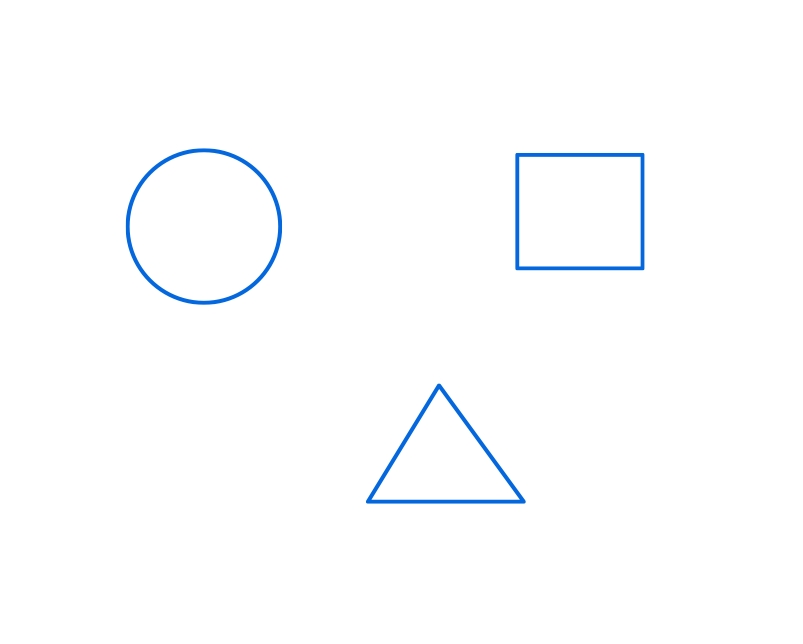
#> input picture Homework9/partB/items.jpg, 803 x 644 px
$ jupyter execute --allow-errors partB-1.ipynb
#> lines starting #> are read from the running program, lines starting #| are printed output that depends on the picture; after the words box and inside, x2 and y2 are one past the last pixel; in counts of white or black regions, pixels touching at a corner belong together
## 1st pic

The first picture is my kitty, A four-month-old british shorthair boy

[cell 1]
import cv2
import imutils
from PIL import Image
from IPython.display import display

image = cv2.imread("kitty11.jpg")
#> (the rest of this cell did not finish here and is left out)

#1.	Rotating an image

computing the image center, then constructing the rotation matrix,
and then finally applying the affine warp

#> (a cell that did not finish here is left out)

2. Smoothing an image

apply a Gaussian blur with a 11x11 kernel to the image to smooth it,
useful when reducing high frequency noise

#> (a cell that did not finish here is left out)

## 2nd pic

4.	Converting an image to grayscale

load the input image (whose path was supplied via command line
argument) and display the image to our screen

[cell 4]
image2 = cv2.imread("items.jpg")
#> image2 is the input picture: shape (644, 803, 3); mean B, G, R 254.5, 253.4, 252.4
image2 = cv2.resize(image2, (400, 300))
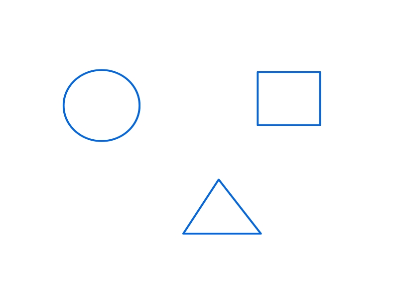
#> image2: shape (300, 400, 3); mean B, G, R 254.4, 253.3, 252.3
(h, w, d) = image2.shape
#> h = 300; w = 400; d = 3
print("width={}, height={}, depth={}".format(w, h, d))
#| width=400, height=300, depth=3
#cv2.imshow("Image", image)
display(Image.fromarray(image2))

[cell 5]
# convert the image to grayscale
gray = cv2.cvtColor(image2, cv2.COLOR_BGR2GRAY)
#cv2.imshow("Gray", gray)
display(Image.fromarray(gray))

5.	Edge detection

applying edge detection we can find the outlines of objects in images

[cell 6]
edged = cv2.Canny(gray, 30, 150)
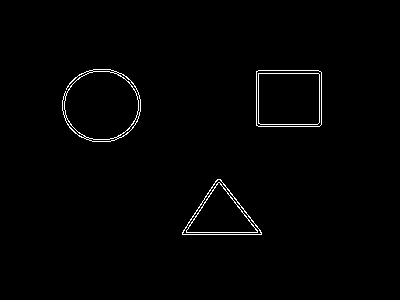
#> edged: shape (300, 400); 1.1% white in thin lines or dots, all inside (x1, y1, x2, y2) = (62, 69, 322, 235)
#cv2.imshow("Edged", edged)
display(Image.fromarray(edged))

#6.	Detecting and Drawing Contours

First threshold the image by setting all pixel values less than 225 to 255 (white; foreground) and all pixel values >= 225 to 255 (black; background), thereby segmenting the image

Then find contours (i.e., outlines) of the foreground objects in the thresholded image

[cell 7]
thresh = cv2.threshold(gray, 225, 255, cv2.THRESH_BINARY_INV)[1]
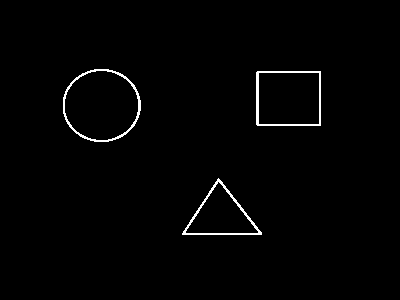
#> thresh: shape (300, 400); 1.3% white in thin lines or dots, all inside (x1, y1, x2, y2) = (63, 69, 321, 235)
#cv2.imshow("Thresh", thresh)

cnts = cv2.findContours(thresh.copy(), cv2.RETR_EXTERNAL,
	cv2.CHAIN_APPROX_SIMPLE)
#> cnts = 3 contours; box (x1, y1, x2, y2) and area: (63, 69, 141, 142) 4410, (256, 71, 321, 126) 3455, (182, 178, 262, 235) 2274
cnts = imutils.grab_contours(cnts)
output = image2.copy()
# loop over the contours
for c in cnts:
	cv2.drawContours(output, [c], -1, (240, 0, 159), 3)
	#cv2.imshow("Contours", output)
	#cv2.waitKey(0)
	display(Image.fromarray(output))
#> this loop made 3 passes
#> pass 1, `display(Image.fromarray(output))`:
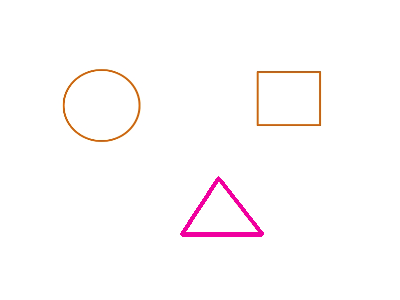
#> shown: PIL image 400x300 RGB; mean R, G, B 254.5, 251.8, 252.4
#> pass 2, `display(Image.fromarray(output))`:
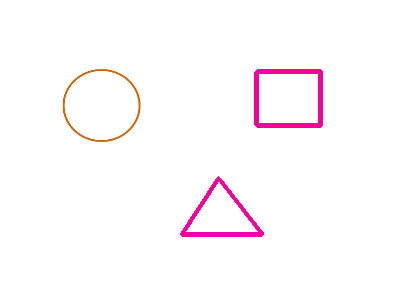
#> shown: PIL image 400x300 RGB; mean R, G, B 254.5, 249.9, 252.4
#> after the loop:
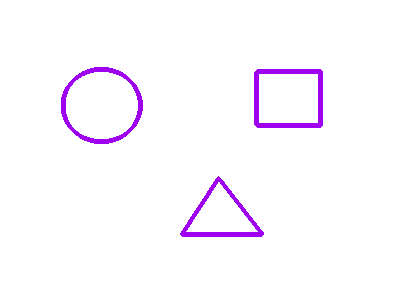
#> output: shape (300, 400, 3); 2.64% of pixels changed, all inside (x1, y1, x2, y2) = (61, 67, 323, 237)

3.	Counting objects

1. Convert the picture to gray
2. Binarization
3. Corrosion change
4. Distance transformation
5. Binarization and open operation
6. Look for contours
7. Calculation

[cell 8]
text = "{} Objects".format(len(cnts))
#> text = '3 Objects'
cv2.putText(output,text,(10,25),cv2.FONT_HERSHEY_SCRIPT_COMPLEX, 0.7,(0,0,200),2)
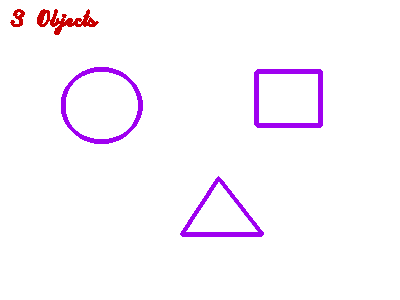
#> output: shape (300, 400, 3); 0.64% of pixels changed, all inside (x1, y1, x2, y2) = (10, 9, 99, 35)
#cv2.imshow("Contours", output)
display(Image.fromarray(output))
